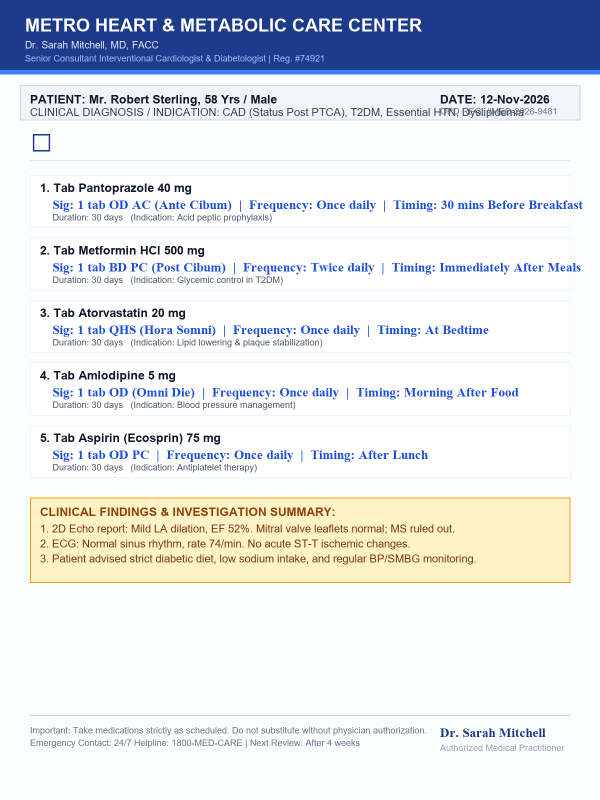
#> input picture samples/sample1_cardio_diabetic.png, 1200 x 1600 px, found by its file name (shown at 1/2 size)
$ python debug_ocr_lines.py
#> lines starting #> are read from the running program, lines starting #| are printed output that depends on the picture
### backend/ocr_service.py
"""
OCR Service for Medical Prescription & Report Interpretation.
Uses Windows.Media.Ocr (built-in Windows Runtime OCR engine)
with PIL image preprocessing, orientation normalization, and PDF support via PyMuPDF.
"""

import os
import json
import subprocess
import tempfile
from PIL import Image, ImageEnhance, ImageOps

class MedicalOcrService:
    def __init__(self):
        self.script_path = os.path.join(os.path.dirname(__file__), "win_ocr_runner.ps1")
        self._ensure_runner_script()

    def _ensure_runner_script(self):
        script_content = r'''param(
    [Parameter(Mandatory=$true)][string]$ImagePath
)

$ErrorActionPreference = 'Stop'
Add-Type -AssemblyName System.Runtime.WindowsRuntime
[void][Windows.Media.Ocr.OcrEngine, Windows.Foundation, ContentType = WindowsRuntime]
[void][Windows.Graphics.Imaging.BitmapDecoder, Windows.Graphics, ContentType = WindowsRuntime]
[void][Windows.Storage.StorageFile, Windows.Storage, ContentType = WindowsRuntime]
[void][Windows.Globalization.Language, Windows.Globalization, ContentType = WindowsRuntime]

function AwaitAction($asyncOp, $targetType) {
    $asTaskMethods = [System.WindowsRuntimeSystemExtensions].GetMethods() | Where-Object {
        $_.Name -eq 'AsTask' -and $_.IsGenericMethodDefinition
    }
    $genMethod = $asTaskMethods[0].MakeGenericMethod($targetType)
    $task = $genMethod.Invoke($null, @($asyncOp))
    $task.Wait()
    return $task.Result
}

try {
    $fullPath = [System.IO.Path]::GetFullPath($ImagePath)
    $fileOp = [Windows.Storage.StorageFile]::GetFileFromPathAsync($fullPath)
    $file = AwaitAction $fileOp ([Windows.Storage.StorageFile])

    $streamOp = $file.OpenAsync([Windows.Storage.FileAccessMode]::Read)
    $stream = AwaitAction $streamOp ([Windows.Storage.Streams.IRandomAccessStream])

    $decoderOp = [Windows.Graphics.Imaging.BitmapDecoder]::CreateAsync($stream)
    $decoder = AwaitAction $decoderOp ([Windows.Graphics.Imaging.BitmapDecoder])

    $bitmapOp = $decoder.GetSoftwareBitmapAsync()
    $bitmap = AwaitAction $bitmapOp ([Windows.Graphics.Imaging.SoftwareBitmap])

    $engine = [Windows.Media.Ocr.OcrEngine]::TryCreateFromUserProfileLanguages()
    if (-not $engine) {
        $engine = [Windows.Media.Ocr.OcrEngine]::TryCreateFromLanguage([Windows.Globalization.Language]::new("en-US"))
    }

    $ocrOp = $engine.RecognizeAsync($bitmap)
    $result = AwaitAction $ocrOp ([Windows.Media.Ocr.OcrResult])

    $lines = @()
    if ($result.Lines) {
        foreach ($line in $result.Lines) {
            $lines += $line.Text
        }
    }

    $output = @{
        Success = $true
        FullText = $result.Text
        Lines = $lines
        LineCount = $lines.Count
        TextAngle = $result.TextAngle
    }
    $output | ConvertTo-Json -Compress
} catch {
    $errOutput = @{
        Success = $false
        Error = $_.Exception.Message
        FullText = ""
        Lines = @()
    }
    $errOutput | ConvertTo-Json -Compress
}
'''
        os.makedirs(os.path.dirname(self.script_path), exist_ok=True)
        with open(self.script_path, "w", encoding="utf-8") as f:
            f.write(script_content)

    def _run_single_ocr(self, image_path):
        """Run OCR on a single prepared image path."""
        try:
            cmd = [
                "powershell",
                "-ExecutionPolicy", "Bypass",
                "-File", self.script_path,
                "-ImagePath", os.path.abspath(image_path)
            ]
            proc = subprocess.run(cmd, stdout=subprocess.PIPE, stderr=subprocess.PIPE, text=True, timeout=25)
            if proc.returncode == 0 and proc.stdout.strip():
                # Extract JSON from output
                out = proc.stdout.strip()
                # Find outermost JSON object
                start = out.find("{")
                end = out.rfind("}")
                if start != -1 and end != -1:
                    data = json.loads(out[start:end+1])
                    return data
            return {"Success": False, "Error": proc.stderr or "Empty OCR output", "FullText": "", "Lines": []}
        except Exception as e:
            return {"Success": False, "Error": str(e), "FullText": "", "Lines": []}

    def process_image(self, input_path):
        """
        Preprocess image (contrast enhancement, auto-orientations 0/90/180/270)
        and extract best recognized text.
        """
#> called with input_path = 'samples/sample1_cardio_diabetic.png'
        if not os.path.exists(input_path):
            return {"success": False, "error": f"File not found: {input_path}"}

        # Handle PDF
        if input_path.lower().endswith(".pdf"):
            return self._process_pdf(input_path)

        try:
            with Image.open(input_path) as img:
                # Convert to RGB
#> img is the input picture: PIL image 1200x1600 RGB; mean R, G, B 225, 227.6, 233.9
                if img.mode not in ("RGB", "L"):
                    img = img.convert("RGB")

                # Check 4 orientations to pick highest text yield
                best_res = {"FullText": "", "Lines": [], "Success": False}
                best_len = 0
                best_rot = 0

                with tempfile.TemporaryDirectory() as tmpdir:
                    for angle in [0, 90, 270, 180]:
                        rotated = img if angle == 0 else img.rotate(angle, expand=True)

                        # Enhance contrast slightly for prescription readability
                        enhancer = ImageEnhance.Contrast(rotated)
                        enhanced = enhancer.enhance(1.4)

                        tmp_file = os.path.join(tmpdir, f"test_{angle}.png")
                        enhanced.save(tmp_file, "PNG")

                        res = self._run_single_ocr(tmp_file)
                        text_len = len(res.get("FullText", "").strip())
                        if text_len > best_len:
                            best_len = text_len
                            best_res = res
                            best_rot = angle
                            # If we found substantial text (>50 chars), good enough
                            if text_len > 120:
                                break
#> this loop made 1 pass
#> pass 1, in process_image, `enhanced = enhancer.enhance(1.4)`:
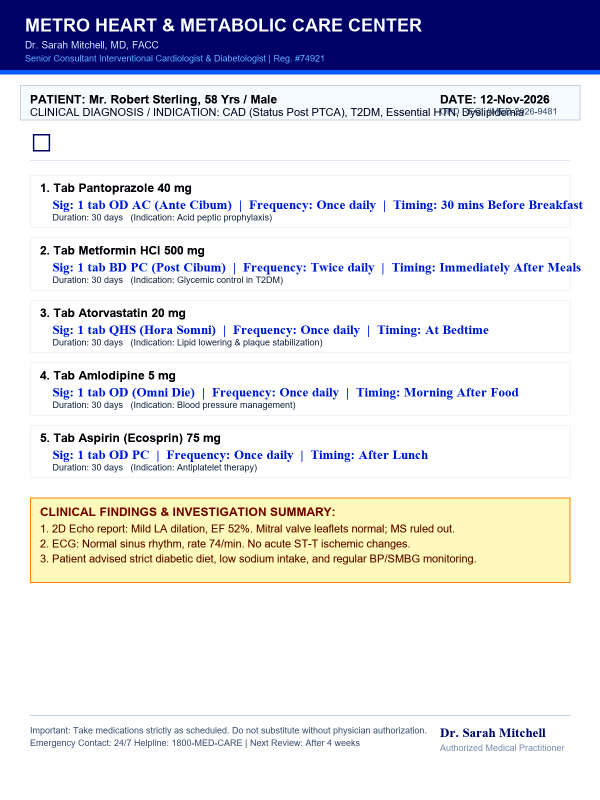
#> enhanced: PIL image 1200x1600 RGB (shown at 1/2 size); mean R, G, B 222.1, 222.1, 229
#> after the loop, best_len = 0; best_res = {'FullText': '', 'Lines': [], 'Success': False}; best_rot = 0

                raw_full = best_res.get("FullText", "").strip()
                lines_list = best_res.get("Lines", [])
                if lines_list and "\n" not in raw_full:
                    cleaned_text = "\n".join(lines_list)
                else:
                    cleaned_text = raw_full

                return {
                    "success": True,
                    "full_text": cleaned_text,
                    "lines": lines_list,
                    "detected_rotation": best_rot,
                    "engine": "Windows Native OCR (English)",
                    "character_count": len(cleaned_text)
                }
        except Exception as e:
            return {"success": False, "error": str(e)}

    # [32 lines left out: function _process_pdf, not called in this run]

# [9 lines that do not run on import are left out]

### scripts/debug_ocr_lines.py
from backend.ocr_service import MedicalOcrService
ocr = MedicalOcrService()
#> (the run stopped early here; a loop or call above may not have finished)

$ run again, with samples/sample2_pulmonology_infection.png copied over samples/sample1_cardio_diabetic.png
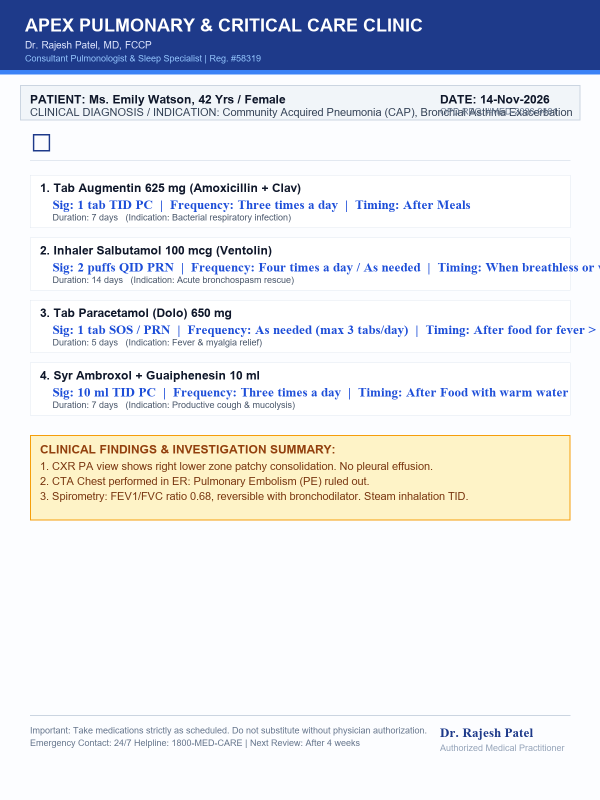
#> input picture samples/sample2_pulmonology_infection.png, 1200 x 1600 px, found by its file name (shown at 1/2 size)
#> in process_image, img is the input picture: PIL image 1200x1600 RGB; mean R, G, B 225.4, 227.9, 233.9
#> the loop in process_image, `for angle in [0, 90, 270, 180]:` made 1 pass
#> pass 1, in process_image, `enhanced = enhancer.enhance(1.4)`:
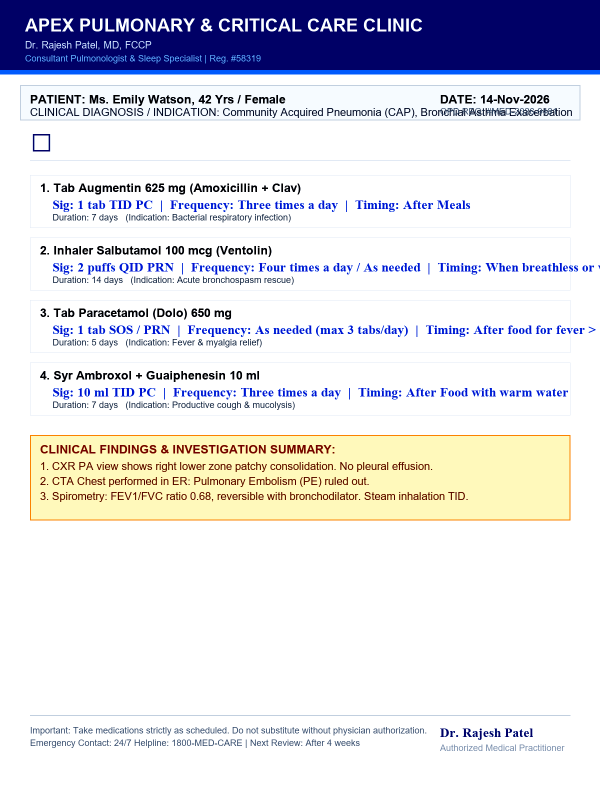
#> enhanced: PIL image 1200x1600 RGB (shown at 1/2 size); mean R, G, B 222.8, 222.7, 229
#> after the loop in process_image, `for angle in [0, 90, 270, 180]:`: best_len = 0; best_res = {'FullText': '', 'Lines': [], 'Success': False}; best_rot = 0

$ run again, with samples/sample3_neurology_ms_clinic.png copied over samples/sample1_cardio_diabetic.png
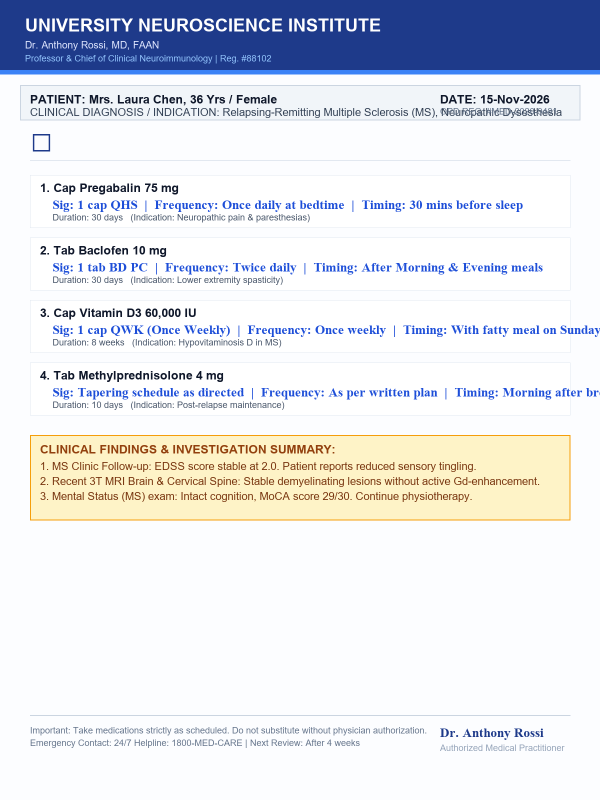
#> input picture samples/sample3_neurology_ms_clinic.png, 1200 x 1600 px, found by its file name (shown at 1/2 size)
#> in process_image, img is the input picture: PIL image 1200x1600 RGB; mean R, G, B 225.5, 228, 234.1
#> the loop in process_image, `for angle in [0, 90, 270, 180]:` made 1 pass
#> pass 1, in process_image, `enhanced = enhancer.enhance(1.4)`:
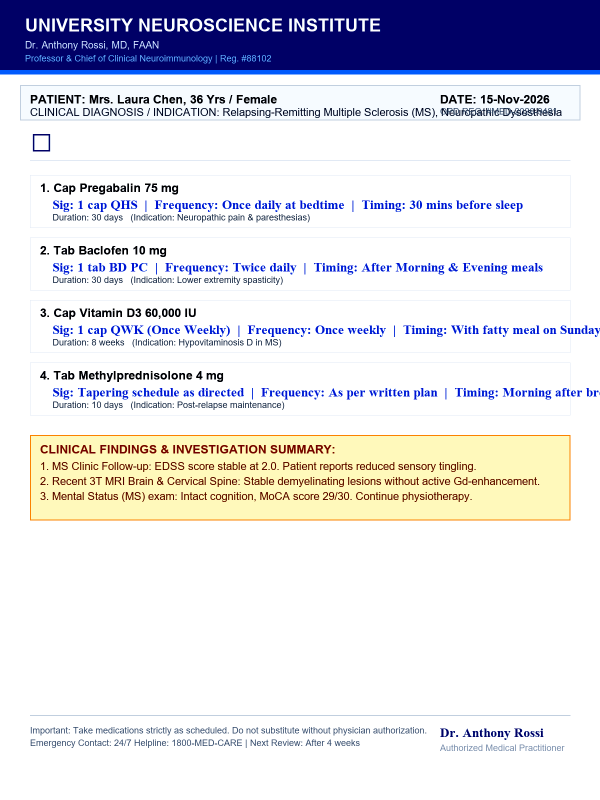
#> enhanced: PIL image 1200x1600 RGB (shown at 1/2 size); mean R, G, B 222.8, 222.6, 229.2
#> after the loop in process_image, `for angle in [0, 90, 270, 180]:`: best_len = 0; best_res = {'FullText': '', 'Lines': [], 'Success': False}; best_rot = 0

$ run again, with samples/sample4_rheumatology_clinic.png copied over samples/sample1_cardio_diabetic.png
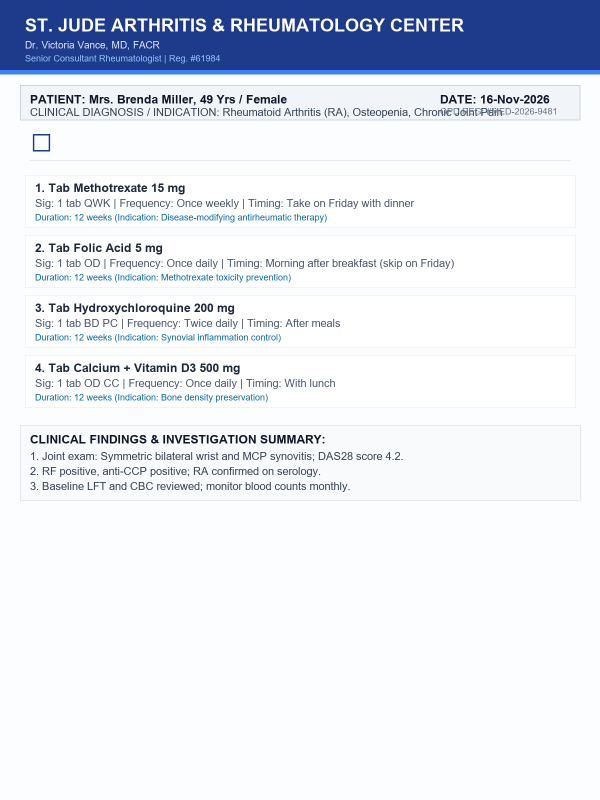
#> input picture samples/sample4_rheumatology_clinic.png, 1200 x 1600 px, found by its file name (shown at 1/2 size)
#> in process_image, img is the input picture: PIL image 1200x1600 RGB; mean R, G, B 226.6, 230.9, 240.3
#> the loop in process_image, `for angle in [0, 90, 270, 180]:` made 1 pass
#> pass 1, in process_image, `enhanced = enhancer.enhance(1.4)`:
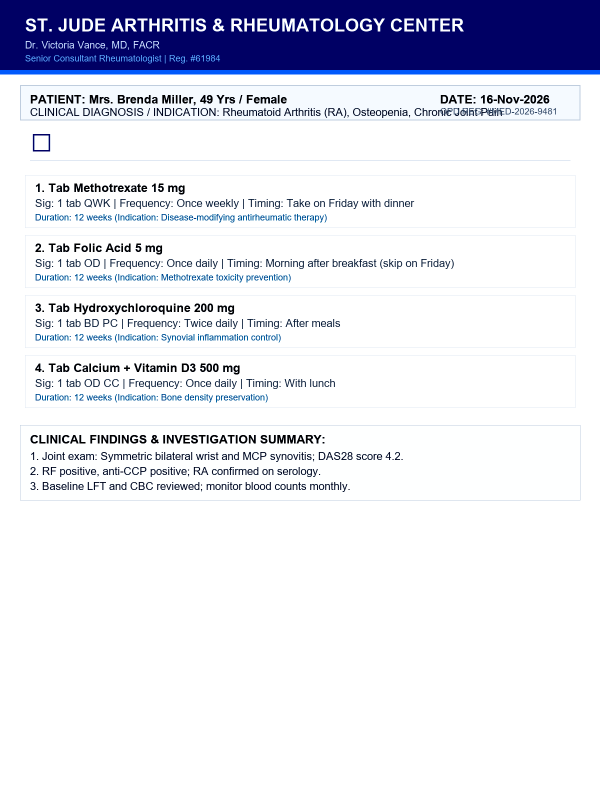
#> enhanced: PIL image 1200x1600 RGB (shown at 1/2 size); mean R, G, B 224.6, 226.2, 236.4
#> after the loop in process_image, `for angle in [0, 90, 270, 180]:`: best_len = 0; best_res = {'FullText': '', 'Lines': [], 'Success': False}; best_rot = 0
